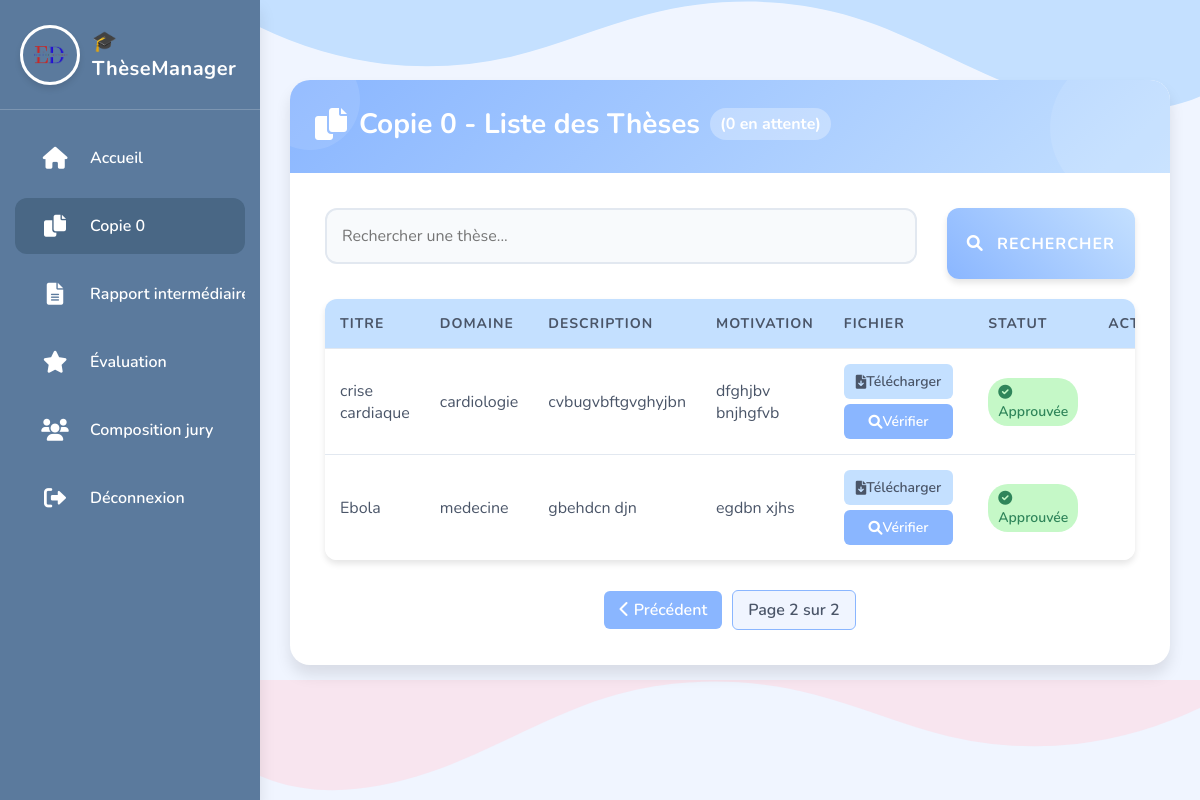
Page /tableau_theses_comite/?page=2 (signed in) on the committed database.
### gestion/models.py (models this page shows, shortened)
class These(models.Model):
    utilisateur = models.ForeignKey(
        settings.AUTH_USER_MODEL,
        on_delete=models.CASCADE,
        related_name="theses"
    )
    titre = models.CharField(max_length=255)
    domaine = models.CharField(max_length=255, choices=[
        ('Cardiologie', 'Cardiologie'),
        ('Neurologie', 'Neurologie'),
        ('Pédiatrie', 'Pédiatrie'),
        ('Chirurgie', 'Chirurgie'),
    ])
    description = models.TextField()
    motivation = models.TextField()
    encadreur = models.TextField()
    fichier = models.FileField(upload_to='theses/', blank=True, null=True)
    date_soumission = models.DateTimeField(auto_now_add=True)
    statut = models.CharField(
        max_length=20,
        choices=[
            ('En attente', 'En attente'),
            ('Approuvé', 'Approuvé'),
            ('Rejeté', 'Rejeté'),
        ],
        default='En attente'
    )
    approuve_par_comite = models.BooleanField(default=False)
    commentaire_rejet = models.TextField(blank=True, null=True)
    date_soutenance = models.DateField(null=True, blank=True)
    grille_evaluation = models.FileField(
        upload_to='grilles_evaluation/', blank=True, null=True
    )
    rapporteur = models.ForeignKey(
        settings.AUTH_USER_MODEL,
        on_delete=models.SET_NULL,
        null=True, blank=True,
        related_name='rapports_assigned'
    )
    statut_rapport = models.CharField(
        max_length=50,
        choices=[
            ('Non assigné', 'Non assigné'),
            ('Assigné', 'Assigné'),
            ('Évalué', 'Évalué'),
        ],
        default='Non assigné'
    )
    avis_rapporteur = models.CharField(
    max_length=50,
    choices=[
        ('valider', 'Validé'),
        ('avis_sr', 'Favorable sans réserve'),
        ('avis_mr', 'Favorable avec corrections mineures'),
        ('avis_mjr', 'Favorable avec corrections majeures'),
        ('refuser', 'Défavorable'),
    ],
    blank=True,
    null=True
)
    date_rapport_intermediaire = models.DateTimeField(null=True, blank=True)
    def jury_complet(self):
      roles = self.affectation_set.values_list('role', flat=True)
      roles_normalisés = [r.replace('é', 'e').lower() for r in roles]
      return all(r in roles_normalisés for r in ['president', 'rapporteur', 'examinateur', 'redacteur'])
    jury_complet.boolean = True
    jury_complet.short_description = "Jury complet"

### gestion/views.py (the view)
# urls.py: path('tableau_theses_comite/', views.tableau_theses_comite, name='tableau_theses_comite'),
@login_required
def tableau_theses_comite(request):
    try:
        query = request.GET.get('q', '')
        theses = These.objects.all().order_by('id')  # <-- Ajout de l'ordre ici
        if query:
            theses = theses.filter(titre__icontains=query).order_by('id')  # Aussi ici après filtrage
        paginator = Paginator(theses, 5)
        page_number = request.GET.get('page')
        try:
            page_obj = paginator.get_page(page_number)
        except PageNotAnInteger:
            page_obj = paginator.page(1)
        except EmptyPage:
            page_obj = paginator.page(paginator.num_pages)
        professeurs = Utilisateur.objects.filter(role='professeur')
        total_en_attente = theses.filter(statut='En attente').count()
        return render(request, 'presentation/tableau_theses_comite.html', {
            'page_obj': page_obj,
            'total_en_attente': total_en_attente,
            'professeurs': professeurs,
        })
    except Exception as e:
        print(f"Erreur lors de la récupération des thèses : {e}")
        return render(request, 'presentation/erreur.html', {
            'message': f'Une erreur est survenue : {e}'
        })

### gestion/Templates/Presentation/tableau_theses_comite.html (shortened to what this page needs)
{% load static %}
<!DOCTYPE html>
<html lang="fr">
<head>
    <link rel="stylesheet" href="https://cdnjs.cloudflare.com/ajax/libs/font-awesome/6.0.0-beta3/css/all.min.css">
    <link rel="stylesheet" href="{% static 'css/tableau_theses_comite.css' %}">
</head>
<body>
<div class="layout">
    <aside class="sidebar">
        <div class="logo-container">
            <img src="{% static 'images/logo.png' %}" alt="Logo" onerror="this.src='https://via.placeholder.com/60'; this.onerror=null;">
            <div class="logo-text">🎓 ThèseManager</div>
        </div>
        <ul class="menu">
            <li class="menu-item">
                <a href="{% url 'liste_soutenances' %}" class="menu-link">
                    <span class="menu-icon"><i class="fas fa-home"></i></span>
                    <span class="menu-title">Accueil</span>
                </a>
            </li>
            <li class="menu-item">
                <a href="{% url 'tableau_theses_comite' %}" class="menu-link active">
                    <span class="menu-icon"><i class="fas fa-copy"></i></span>
                    <span class="menu-title">Copie 0</span>
                </a>
            </li>
            <li class="menu-item">
                <a href="{% url 'rapport_inter' %}" class="menu-link">
                    <span class="menu-icon"><i class="fas fa-file-alt"></i></span>
                    <span class="menu-title">Rapport intermédiaire</span>
                </a>
            </li>
            <li class="menu-item">
                <a href="#" class="menu-link">
                    <span class="menu-icon"><i class="fas fa-star"></i></span>
                    <span class="menu-title">Évaluation</span>
                </a>
            </li>
            <li class="menu-item">
                <a href="#" class="menu-link">
                    <span class="menu-icon"><i class="fas fa-users"></i></span>
                    <span class="menu-title">Composition jury</span>
                </a>
            </li>
            <li class="menu-item">
                <a href="{% url 'deconnexion_etudiant' %}" class="menu-link">
                    <span class="menu-icon"><i class="fas fa-sign-out-alt"></i></span>
                    <span class="menu-title">Déconnexion</span>
                </a>
            </li>
        </ul>
    </aside>
    <main class="container">
        <div class="wave-top">
        </div>
        <div class="card fade-in">
            <div class="card-header">
                <h2><i class="fas fa-copy"></i> Copie 0 - Liste des Thèses <span class="badge">({{ total_en_attente }} en attente)</span></h2>
            </div>
            <div class="card-body">
                <form method="get" class="search-bar form-row">
                    <div class="form-group" style="margin-bottom: 15px;">
                        <input type="text" name="q" class="form-control" placeholder="Rechercher une thèse..." value="{{ request.GET.q }}">
                    </div>
                    <button type="submit" class="btn" style="width: auto; margin-left: 10px; padding: 15px 20px;">
                        <i class="fas fa-search"></i> Rechercher
                    </button>
                </form>
                <div class="table-responsive">
                    <table class="table">
                        <thead>
                            <tr>
                                <th>Titre</th>
                                <th>Domaine</th>
                                <th>Description</th>
                                <th>Motivation</th>
                                <th>Fichier</th>
                                <th>Statut</th>
                                <th>Action</th>
                            </tr>
                        </thead>
                        <tbody>
                            {% for these in page_obj %}
                            <tr>
                                <td>{{ these.titre }}</td>
                                <td>{{ these.domaine }}</td>
                                <td>{{ these.description }}</td>
                                <td>{{ these.motivation }}</td>
                                <td>
    {% if these.fichier %}
    <div style="display: flex; flex-direction: column; gap: 5px;">
        <a href="{{ these.fichier.url }}" class="btn-download" target="_blank">
            <i class="fas fa-file-download"></i> Télécharger
        </a>
        <button onclick="verifierPlagiat({{ these.id }})" class="btn-action">
            <i class="fas fa-search"></i> Vérifier
        </button>
    </div>
    {% else %}
        <span class="text-warning"><i class="fas fa-exclamation-triangle"></i> Pas de fichier</span>
    {% endif %}
</td>
                                <td>
                                    {% if these.statut == 'Approuvé' %}
                                        <span class="status approved"><i class="fas fa-check-circle"></i> Approuvée</span>
                                    {% elif these.statut == 'Rejeté' %}
                                        <span class="status rejected"><i class="fas fa-times-circle"></i> Rejetée</span>
                                    {% else %}
                                        <span class="status pending"><i class="fas fa-clock"></i> En Attente</span>
                                    {% endif %}
                                </td>
                                <td>
                                </td>
                            </tr>
                            {% endfor %}
                        </tbody>
                    </table>
                </div>
                <div class="pagination">
                    {% if page_obj.has_previous %}
                        <a href="?page={{ page_obj.previous_page_number }}{% if request.GET.q %}&q={{ request.GET.q }}{% endif %}" class="btn-page">
                            <i class="fas fa-chevron-left"></i> Précédent
                        </a>
                    {% endif %}
                    <span class="current">Page {{ page_obj.number }} sur {{ page_obj.paginator.num_pages }}</span>
                </div>
            </div>
        </div>
        <div class="wave-bottom">
        </div>
    </main>
</div>
</body>
</html>

### rows in the picture
These: titre "crise cardiaque", domaine "cardiologie", description "cvbugvbftgvghyjbn", motivation "dfghjbv bnjhgfvb", statut "Approuvé" (drawn)
These: titre "Ebola", domaine "medecine", description "gbehdcn djn", motivation "egdbn xjhs", statut "Approuvé" (drawn)

### other values in the picture
{{ total_en_attente }} "0"
{{ page_obj.number }} "2"
{{ page_obj.paginator.num_pages }} "2"
